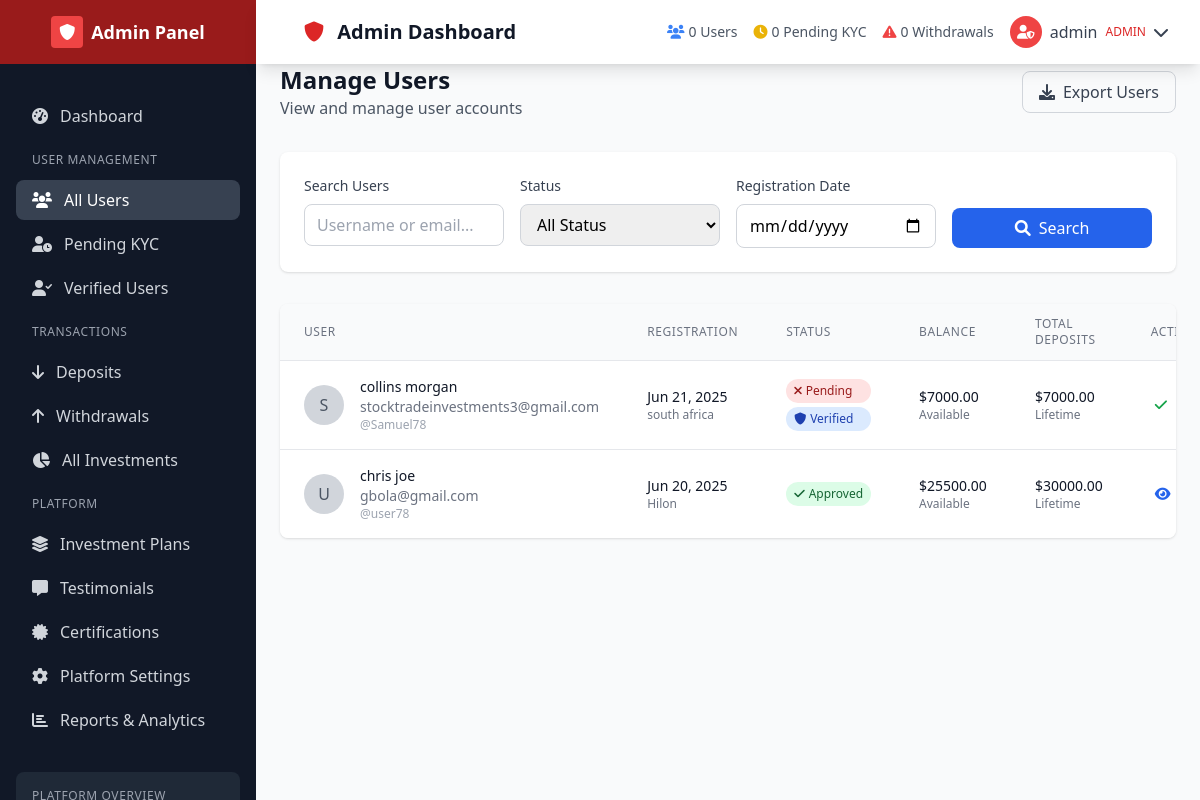
Screenshot of /admin-panel/users/ (signed in) with the database file from the repository.
### accounts/models.py (models this page shows, shortened)
class CustomUser(AbstractUser):
    email = models.EmailField(unique=True)
    full_name = models.CharField(max_length=100)
    is_verified = models.BooleanField(default=False)
    is_approved = models.BooleanField(default=False)
    registration_step = models.IntegerField(default=1)  # 1 or 2
    created_at = models.DateTimeField(auto_now_add=True)
    updated_at = models.DateTimeField(auto_now=True)
    USERNAME_FIELD = 'username'
    REQUIRED_FIELDS = ['email', 'full_name']

class UserProfile(models.Model):
    CURRENCY_CHOICES = [
        ('USD', 'US Dollar'),
        ('EUR', 'Euro'),
        ('GBP', 'British Pound'),
        ('NGN', 'Nigerian Naira'),
        ('GHS', 'Ghanaian Cedi'),
        ('KES', 'Kenyan Shilling'),
        ('ZAR', 'South African Rand'),
    ]
    user = models.OneToOneField(CustomUser, on_delete=models.CASCADE, related_name='profile')
    state = models.CharField(max_length=100, blank=True)
    country = models.CharField(max_length=100, blank=True)
    currency = models.CharField(max_length=3, choices=CURRENCY_CHOICES, default='USD')
    phone_number = models.CharField(max_length=20, blank=True)
    date_of_birth = models.DateField(null=True, blank=True)
    address = models.TextField(blank=True)
    referral_code = models.CharField(max_length=20, unique=True, blank=True)
    referred_by = models.ForeignKey('self', on_delete=models.SET_NULL, null=True, blank=True)
    account_balance = models.DecimalField(max_digits=15, decimal_places=2, default=0.00)
    total_deposit = models.DecimalField(max_digits=15, decimal_places=2, default=0.00)
    total_withdrawal = models.DecimalField(max_digits=15, decimal_places=2, default=0.00)
    total_bonus = models.DecimalField(max_digits=15, decimal_places=2, default=0.00)
    current_investment = models.DecimalField(max_digits=15, decimal_places=2, default=0.00)
    pending_withdrawal = models.DecimalField(max_digits=15, decimal_places=2, default=0.00)
    created_at = models.DateTimeField(auto_now_add=True)
    updated_at = models.DateTimeField(auto_now=True)

### admin_panel/views.py (the view)
# urls.py: path('users/', views.manage_users, name='manage_users'),
@admin_required
def manage_users(request):
    status_filter = request.GET.get('status')
    search_query = request.GET.get('search')
    date_filter = request.GET.get('date')
    users = User.objects.select_related('profile').filter(is_staff=False)
    if status_filter == 'pending':
        users = users.filter(
            Q(kyc_documents__status='pending') |
            Q(kyc_documents__isnull=True)
        ).distinct()
    elif status_filter == 'verified':
        users = users.filter(kyc_documents__status='approved').distinct()
    elif status_filter == 'approved':
        users = users.filter(is_approved=True)
    if search_query:
        users = users.filter(
            Q(username__icontains=search_query) |
            Q(email__icontains=search_query) |
            Q(full_name__icontains=search_query)
        )
    if date_filter:
        users = users.filter(date_joined__date=date_filter)
    users = users.order_by('-date_joined')
    paginator = Paginator(users, 25)
    page_number = request.GET.get('page')
    try:
        users = paginator.get_page(page_number)
    except EmptyPage:
        users = paginator.get_page(1)
    context = {
        'users': users,
        'status_filter': status_filter,
        'search_query': search_query,
        'date_filter': date_filter,
    }
    return render(request, 'admin_panel/users.html', context)

### admin_panel/context_processors.py (called while the page is built)
def investment_stats(request):
    if request.user.is_authenticated and request.user.is_staff:
        return {
            'investment_stats': calculate_investment_stats()
        }
    return {}

### core/context_processors.py (called while the page is built)
def site_settings(request):
    try:
        settings = SiteSettings.objects.first()
    except SiteSettings.DoesNotExist:
        settings = None
    return {'site_settings': settings}

def currency_rates(request):
    rates = {}
    try:
        currency_rates = CurrencyRate.objects.all()
        for rate in currency_rates:
            rates[rate.currency_code] = rate.rate_usd
    except:
        pass
    return {'currency_rates': rates}

### templates/admin_panel/users.html (shortened to what this page needs)
{% extends 'admin_panel/base.html' %}
{% load static %}
{% block content %}
<div class="pt-16 p-6">
    <div class="max-w-7xl mx-auto">
        <div class="flex justify-between items-center mb-8">
            <div>
                <h1 class="text-2xl font-bold text-gray-900">Manage Users</h1>
                <p class="text-gray-600">View and manage user accounts</p>
            </div>
            <div class="flex space-x-4">
                <button class="inline-flex items-center px-4 py-2 border border-gray-300 text-gray-700 font-medium rounded-lg hover:bg-gray-50">
                    <i class="fas fa-download mr-2"></i>Export Users
                </button>
            </div>
        </div>
        <div class="bg-white rounded-lg shadow p-6 mb-8">
            <form method="GET" class="grid grid-cols-1 md:grid-cols-4 gap-4">
                <div>
                    <label class="block text-sm font-medium text-gray-700 mb-2">Search Users</label>
                    <input type="text" name="search" value="{{ request.GET.search }}" placeholder="Username or email..." class="w-full px-3 py-2 border border-gray-300 rounded-lg focus:ring-2 focus:ring-blue-500 focus:border-transparent">
                </div>
                <div>
                    <label class="block text-sm font-medium text-gray-700 mb-2">Status</label>
                    <select name="status" class="w-full px-3 py-2 border border-gray-300 rounded-lg focus:ring-2 focus:ring-blue-500 focus:border-transparent">
                        <option value="">All Status</option>
                    </select>
                </div>
                <div>
                    <label class="block text-sm font-medium text-gray-700 mb-2">Registration Date</label>
                    <input type="date" name="date" value="{{ request.GET.date }}" class="w-full px-3 py-2 border border-gray-300 rounded-lg focus:ring-2 focus:ring-blue-500 focus:border-transparent">
                </div>
                <div class="flex items-end">
                    <button type="submit" class="w-full px-4 py-2 bg-blue-600 text-white font-medium rounded-lg hover:bg-blue-700">
                        <i class="fas fa-search mr-2"></i>Search
                    </button>
                </div>
            </form>
        </div>
        <div class="bg-white rounded-lg shadow overflow-hidden">
            <div class="overflow-x-auto">
                <table class="min-w-full divide-y divide-gray-200">
                    <thead class="bg-gray-50">
                        <tr>
                            <th class="px-6 py-3 text-left text-xs font-medium text-gray-500 uppercase tracking-wider">User</th>
                            <th class="px-6 py-3 text-left text-xs font-medium text-gray-500 uppercase tracking-wider">Registration</th>
                            <th class="px-6 py-3 text-left text-xs font-medium text-gray-500 uppercase tracking-wider">Status</th>
                            <th class="px-6 py-3 text-left text-xs font-medium text-gray-500 uppercase tracking-wider">Balance</th>
                            <th class="px-6 py-3 text-left text-xs font-medium text-gray-500 uppercase tracking-wider">Total Deposits</th>
                            <th class="px-6 py-3 text-left text-xs font-medium text-gray-500 uppercase tracking-wider">Actions</th>
                        </tr>
                    </thead>
                    <tbody class="bg-white divide-y divide-gray-200">
                        {% for user in users %}
                            <tr class="hover:bg-gray-50">
                                <td class="px-6 py-4 whitespace-nowrap">
                                    <div class="flex items-center">
                                        <div class="w-10 h-10 bg-gray-300 rounded-full flex items-center justify-center text-gray-600 font-medium">
                                            {{ user.username|first|upper }}
                                        </div>
                                        <div class="ml-4">
                                            <div class="text-sm font-medium text-gray-900">{{ user.full_name|default:user.username }}</div>
                                            <div class="text-sm text-gray-500">{{ user.email }}</div>
                                            <div class="text-xs text-gray-400">@{{ user.username }}</div>
                                        </div>
                                    </div>
                                </td>
                                <td class="px-6 py-4 whitespace-nowrap">
                                    <div class="text-sm text-gray-900">{{ user.date_joined|date:"M d, Y" }}</div>
                                    <div class="text-xs text-gray-500">{{ user.profile.country|default:"Not specified" }}</div>
                                </td>
                                <td class="px-6 py-4 whitespace-nowrap">
                                    <div class="flex flex-col space-y-1">
                                        {% if user.is_approved %}
                                            <span class="inline-flex items-center px-2 py-1 rounded-full text-xs font-medium bg-green-100 text-green-800">
                                                <i class="fas fa-check mr-1"></i>Approved
                                            </span>
                                        {% else %}
                                            <span class="inline-flex items-center px-2 py-1 rounded-full text-xs font-medium bg-red-100 text-red-800">
                                                <i class="fas fa-times mr-1"></i>Pending
                                            </span>
                                        {% endif %}
                                        {% if user.is_verified %}
                                            <span class="inline-flex items-center px-2 py-1 rounded-full text-xs font-medium bg-blue-100 text-blue-800">
                                                <i class="fas fa-shield-alt mr-1"></i>Verified
                                            </span>
                                        {% endif %}
                                    </div>
                                </td>
                                <td class="px-6 py-4 whitespace-nowrap">
                                    <div class="text-sm font-medium text-gray-900">${{ user.profile.account_balance|floatformat:2 }}</div>
                                    <div class="text-xs text-gray-500">Available</div>
                                </td>
                                <td class="px-6 py-4 whitespace-nowrap">
                                    <div class="text-sm font-medium text-gray-900">${{ user.profile.total_deposit|floatformat:2 }}</div>
                                    <div class="text-xs text-gray-500">Lifetime</div>
                                </td>
                                <td class="px-6 py-4 whitespace-nowrap text-sm font-medium">
                                    <div class="flex items-center space-x-2">
                                        {% if not user.is_approved %}
                                            <form method="POST" action="{% url 'admin_panel:approve_kyc' user.id %}" class="inline">
                                                <button type="submit" class="text-green-600 hover:text-green-900 p-1 rounded" title="Approve KYC">
                                                    <i class="fas fa-check"></i>
                                                </button>
                                            </form>
                                        {% endif %}
                                        <button onclick="viewUserDetails({{ user.id }})"
                                                class="text-blue-600 hover:text-blue-900 p-1 rounded"
                                                title="View Details">
                                            <i class="fas fa-eye"></i>
                                        </button>
                                    </td>
                                </tr>
                            {% endfor %}
                        </tbody>
                    </table>
                </div>
            </div>
        </div>
    </div>
{% endblock %}

### templates/admin_panel/partials/navbar.html (shortened to what this page needs)
<nav class="bg-white shadow-lg fixed top-0 left-0 right-0 z-40 lg:left-64">
    <div class="px-4 sm:px-6 lg:px-8">
        <div class="flex justify-between h-16">
            <div class="flex items-center">
                <h1 class="ml-4 text-xl font-semibold text-gray-900">
                    <i class="fas fa-shield-alt text-red-600 mr-2"></i>
                    {% block page_title %}Admin Dashboard{% endblock %}
                </h1>
            </div>
            <div class="flex items-center space-x-4">
                <div class="hidden md:flex items-center space-x-4 text-sm text-gray-600">
                    <div class="flex items-center space-x-1">
                        <i class="fas fa-users text-blue-500"></i>
                        <span>{{ total_users|default:0 }} Users</span>
                    </div>
                    <div class="flex items-center space-x-1">
                        <i class="fas fa-clock text-yellow-500"></i>
                        <span>{{ pending_kyc|default:0 }} Pending KYC</span>
                    </div>
                    <div class="flex items-center space-x-1">
                        <i class="fas fa-exclamation-triangle text-red-500"></i>
                        <span>{{ pending_withdrawals|default:0 }} Withdrawals</span>
                    </div>
                </div>
                <div class="relative">
                    <button id="admin-user-menu-btn" class="flex items-center space-x-2 text-gray-700 hover:text-gray-900">
                        <div class="w-8 h-8 bg-red-500 rounded-full flex items-center justify-center text-white text-sm font-medium">
                            <i class="fas fa-user-shield"></i>
                        </div>
                        <span class="hidden sm:block">{{ user.username }}</span>
                        <span class="hidden sm:block text-xs text-red-600 font-medium">ADMIN</span>
                        <i class="fas fa-chevron-down"></i>
                    </button>
                </div>
            </div>
        </div>
    </div>
</nav>

### static/css/custom.css (style rules this page uses)
* { transition: all 0.2s ease-in-out; }

### rows the page displays
CustomUser: username "admin"
CustomUser: username|first "S", full_name "collins morgan", email "stocktradeinvestments3@gmail.com", username "Samuel78", date_joined "Jun 21, 2025", profile.country "south africa", is_approved False (drawn), is_verified True (drawn), profile.account_balance "7000.00", profile.total_deposit "7000.00"
CustomUser: username|first "U", full_name "chris joe", email "gbola@gmail.com", username "user78", date_joined "Jun 20, 2025", profile.country "Hilon", is_approved True (drawn), profile.account_balance "25500.00", profile.total_deposit "30000.00"

### other values shown
{{ total_users|default:0 }} "0"
{{ pending_kyc|default:0 }} "0"
{{ pending_withdrawals|default:0 }} "0"
